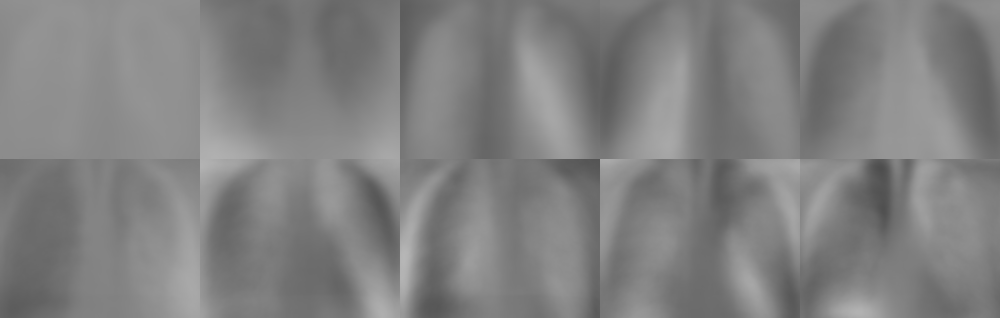
#> input picture output_pca_analysis/pure_images/eigenfaces_grid_10.png, 1000 x 318 px, given as the content of the folder output_landmarks_complete/L1, which was not available
$ python pca_eigenfaces_analysis.py
#> lines starting #> are read from the running program, lines starting #| are printed output that depends on the picture; pictures that were not available may be replaced by others from this repository, and a replacement may not be noted
#!/usr/bin/env python3
"""
Análisis PCA y Eigenfaces para Landmark L1
==========================================

Este script implementa análisis de componentes principales (PCA) y eigenfaces
para las imágenes del landmark L1 extraídas del dataset médico.

Funcionalidades:
- Carga y preprocesamiento de 669 imágenes L1 (200x159 píxeles)
- Análisis PCA completo con sklearn
- Generación de imagen promedio
- Visualización de 5 principales eigenimágenes
- Gráfico de varianza acumulada
- Reconstrucciones con diferentes números de componentes
- Proyección 2D de los datos

Autor: Sistema de desarrollo con IA especializada
Fecha: 2025-08-18
"""

import os
import numpy as np
import cv2
import matplotlib.pyplot as plt
import seaborn as sns
from sklearn.decomposition import PCA
from sklearn.preprocessing import StandardScaler
import pandas as pd
from pathlib import Path
import glob
from tqdm import tqdm
import warnings
import random
warnings.filterwarnings('ignore')

class LandmarkPCAAnalysis:
    """
    Clase principal para análisis PCA de imágenes del landmark L1
    """

    def __init__(self, input_path, output_path, image_size=(200, 159)):
        """
        Inicializar el análisis PCA

        Args:
            input_path (str): Ruta al directorio con imágenes L1
            output_path (str): Ruta de salida para resultados
            image_size (tuple): Dimensiones de las imágenes (width, height)
        """
        self.input_path = Path(input_path)
        self.output_path = Path(output_path)
        self.image_size = image_size
        self.width, self.height = image_size
        self.n_pixels = self.width * self.height

        # Datos del análisis
        self.images_data = None
        self.image_filenames = []
        self.image_labels = []
        self.mean_image = None
        self.pca_model = None
        self.principal_components = None
        self.transformed_data = None

        # Crear directorios de salida organizados
        self.output_path.mkdir(parents=True, exist_ok=True)
        self.pure_images_path = self.output_path / "pure_images"
        self.titled_versions_path = self.output_path / "titled_versions"
        self.individual_reconstructions_path = self.pure_images_path / "individual_reconstructions"

        # Crear subdirectorios
        self.pure_images_path.mkdir(exist_ok=True)
        self.titled_versions_path.mkdir(exist_ok=True)
        self.individual_reconstructions_path.mkdir(exist_ok=True)

    def augment_image(self, image_2d):
        """
        Aplicar transformaciones afines aleatorias a una imagen 2D en escala de grises.

        Esta función genera una versión aumentada de la imagen aplicando transformaciones
        sutiles y realistas para imágenes médicas: rotación, escalado y traslación.

        Args:
            image_2d (np.ndarray): Imagen 2D en escala de grises (height, width)
                                 con valores normalizados entre 0.0 y 1.0

        Returns:
            np.ndarray: Imagen aumentada con las mismas dimensiones que la entrada

        Transformaciones aplicadas:
            - Rotación: Entre -5 y +5 grados (aleatorio)
            - Escalado: Entre 0.95 y 1.05 (95% a 105%, aleatorio)
            - Traslación: Entre -5 y +5 píxeles en X e Y (aleatorio)

        Método técnico:
            - Usa cv2.getRotationMatrix2D para crear matriz de transformación combinada
            - Aplica cv2.warpAffine con cv2.BORDER_REFLECT_101 para evitar bordes negros
        """
        # Generar parámetros de transformación aleatorios dentro de rangos sutiles
        angle = random.uniform(-5.0, 5.0)  # Rotación en grados
        scale = random.uniform(0.95, 1.05)  # Factor de escalado
        tx = random.uniform(-5.0, 5.0)      # Traslación en X (píxeles)
        ty = random.uniform(-5.0, 5.0)      # Traslación en Y (píxeles)

        # Obtener dimensiones de la imagen
        h, w = image_2d.shape

        # Calcular centro de la imagen para rotación
        center = (w // 2, h // 2)

        # Crear matriz de transformación combinada (rotación + escalado)
        # cv2.getRotationMatrix2D retorna una matriz 2x3 que incluye rotación y escalado
        rotation_matrix = cv2.getRotationMatrix2D(center, angle, scale)

        # Agregar traslación a la matriz de transformación
        # rotation_matrix[0, 2] corresponde a tx, rotation_matrix[1, 2] corresponde a ty
        rotation_matrix[0, 2] += tx
        rotation_matrix[1, 2] += ty

        # Aplicar la transformación usando warpAffine
        # cv2.BORDER_REFLECT_101 refleja los píxeles del borde para evitar artefactos negros
        augmented_image = cv2.warpAffine(
            image_2d,
            rotation_matrix,
            (w, h),  # Mantener las mismas dimensiones de salida
            borderMode=cv2.BORDER_REFLECT_101
        )

        return augmented_image

    def load_and_preprocess_images(self, augmentations_per_image=4):
        """
        Cargar y preprocesar todas las imágenes L1 con aumento de datos on-the-fly.

        Este método implementa aumento de datos en memoria durante el entrenamiento,
        generando múltiples versiones aumentadas de cada imagen original sin guardarlas en disco.

        Proceso:
        1. Cargar todas las imágenes originales en memoria
        2. Para cada imagen original, generar 'augmentations_per_image' versiones aumentadas
        3. Combinar imágenes originales + aumentadas en el dataset final
        4. Normalizar y aplanar todas las imágenes para PCA

        Args:
            augmentations_per_image (int): Número de versiones aumentadas por imagen original.
                                         Default: 4 (resultado: 5x más datos = originales + 4 aumentadas)

        Returns:
            np.ndarray: Matriz de imágenes expandida (n_original_images * (1 + augmentations_per_image), n_pixels)
                       Ejemplo: 669 imágenes → 669 * (1 + 4) = 3,345 imágenes finales

        Notas:
            - El aumento solo ocurre durante el entrenamiento (método aplicable solo aquí)
            - Las imágenes aumentadas NO se guardan en disco (solo en memoria durante ejecución)
            - Los metadatos (filenames, labels) se actualizan para reflejar el dataset expandido
            - Set augmentations_per_image=0 para desactivar el aumento y usar solo imágenes originales
        """
#> called with augmentations_per_image = 4
        print("=== Cargando imágenes con aumento de datos on-the-fly ===")

        # Obtener lista de archivos PNG
        image_files = list(self.input_path.glob("*.png"))
        n_original_images = len(image_files)

        print(f"Encontradas {n_original_images} imágenes originales")
        print(f"Aumentos por imagen: {augmentations_per_image}")

        # Calcular tamaño del dataset final
        total_images = n_original_images * (1 + augmentations_per_image)
        print(f"Dataset final: {total_images} imágenes ({n_original_images} originales + {n_original_images * augmentations_per_image} aumentadas)")

        # === PASO 1: Cargar todas las imágenes originales en memoria ===
        print("\n1. Cargando imágenes originales en memoria...")
        original_images_2d = []  # Lista de imágenes 2D normalizadas
        original_filenames = []
        original_labels = []

        for img_path in tqdm(image_files, desc="Cargando originales"):
            # Cargar imagen
            img = cv2.imread(str(img_path))
#> img is the input picture: shape (318, 1000, 3); min 78, max 182, mean 128.6

            if img is None:
                raise ValueError(f"No se pudo cargar la imagen: {img_path}")

            # Convertir BGR a RGB y luego a escala de grises
            img_rgb = cv2.cvtColor(img, cv2.COLOR_BGR2RGB)
            img_gray = cv2.cvtColor(img_rgb, cv2.COLOR_RGB2GRAY)

            # Verificar dimensiones
            if img_gray.shape != (self.height, self.width):
                img_gray = cv2.resize(img_gray, self.image_size)
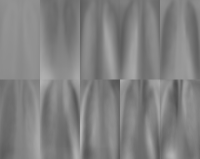
#> img_gray: shape (159, 200); min 78, max 182, mean 128.8

            # Normalizar (0-1) y guardar como 2D
            img_normalized = img_gray.astype(np.float32) / 255.0
            original_images_2d.append(img_normalized)

            # Guardar metadatos
            original_filenames.append(img_path.name)

            # Extraer etiqueta de categoría del nombre de archivo
            filename = img_path.name
            if filename.startswith("COVID"):
                original_labels.append("COVID")
            elif filename.startswith("Normal"):
                original_labels.append("Normal")
            elif filename.startswith("Viral"):
                original_labels.append("Viral Pneumonia")
            else:
                original_labels.append("Unknown")

        print(f"Imágenes originales cargadas: {len(original_images_2d)}")
#| Imágenes originales cargadas: 1

        # === PASO 2: Generar versiones aumentadas para cada imagen original ===
        print(f"\n2. Generando {augmentations_per_image} aumentos por imagen...")
        augmented_images_2d = []
        augmented_filenames = []
        augmented_labels = []

        if augmentations_per_image > 0:
            for i, (img_2d, filename, label) in enumerate(tqdm(
                zip(original_images_2d, original_filenames, original_labels),
                desc="Generando aumentos",
                total=len(original_images_2d)
            )):
                # Generar múltiples versiones aumentadas de esta imagen
                for aug_idx in range(augmentations_per_image):
                    augmented_img = self.augment_image(img_2d)
                    augmented_images_2d.append(augmented_img)

                    # Crear nombre de archivo para la versión aumentada
                    base_name = filename.replace('.png', '')
                    augmented_filename = f"{base_name}_aug{aug_idx+1}.png"
                    augmented_filenames.append(augmented_filename)
                    augmented_labels.append(label)
#> this loop made 1 pass
#> (filename, label) on pass 1: ('eigenfaces_grid_10.png', 'Unknown')
#> pass 1, in augment_image, `augmented_image = cv2.warpAffine( image_2d, rotation_matrix, (w, h),`:
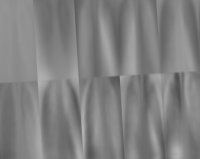
#> augmented_image: shape (159, 200) float32; min 0.309, max 0.713, mean 0.505
#> pass 1, in augment_image (call 2), `augmented_image = cv2.warpAffine( image_2d, rotation_matrix, (w, h),`:
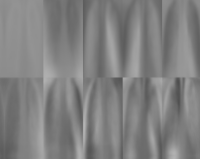
#> augmented_image: shape (159, 200) float32; min 0.308, max 0.705, mean 0.505
#> pass 1, in augment_image (call 3), `augmented_image = cv2.warpAffine( image_2d, rotation_matrix, (w, h),`:
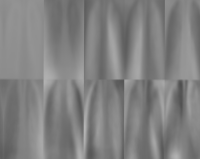
#> augmented_image: shape (159, 200) float32; min 0.312, max 0.709, mean 0.506
#> pass 1, in augment_image (call 4), `augmented_image = cv2.warpAffine( image_2d, rotation_matrix, (w, h),`:
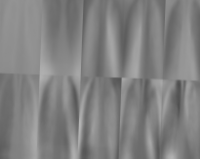
#> augmented_image: shape (159, 200) float32; min 0.313, max 0.709, mean 0.507
#> after the loop, augmented_filenames = ['eigenfaces_grid_10_aug1.png', 'eigenfaces_grid_10_aug2.png', 'eigenfaces_grid_10_aug3.png', 'eigenfaces_grid_10_aug4.png']; augmented_images_2d = 4 items; augmented_labels = ['Unknown', 'Unknown', 'Unknown', 'Unknown']

            print(f"Imágenes aumentadas generadas: {len(augmented_images_2d)}")
#| Imágenes aumentadas generadas: 4
#> (the rest of the program and of its run is left out)
